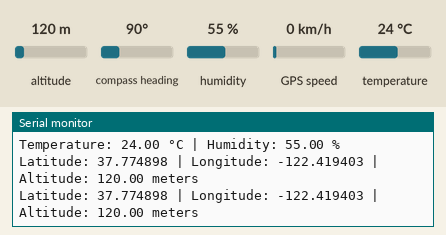
The sketch below on a simulated Arduino Uno, built with avr-gcc and run on an emulated ATmega328P. On the bench: the last lines printed to the serial monitor. Inputs (shaded band) come from the test bench; at power-on: altitude 120 m, humidity 55 %, temperature 24 °C, compass heading 90°, GPS speed 0 km/h. The GPS gets a fix after 3 s at 37.7749, -122.4194 with 8 satellites.

Above: at 5.8 s.
5.9 s: altitude set to 20 m
At 11.1 s:
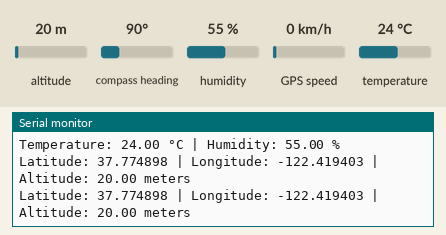
12.0 s: humidity set to 22 %
At 16.8 s:
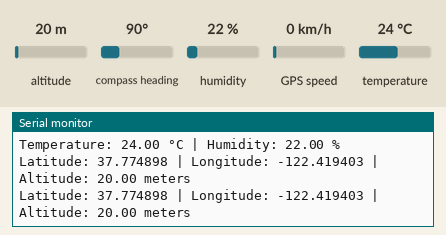
18.1 s: temperature set to 12 °C
At 21.2 s:
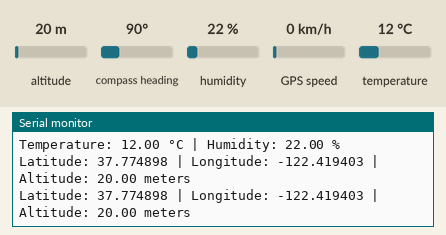
24.2 s: altitude set to 250 m
At 27.0 s:
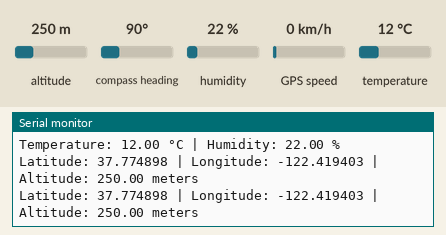
30.3 s: humidity set to 40 %
At 31.6 s:
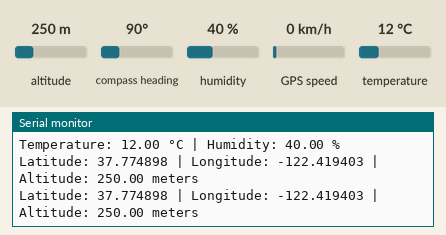
Timing chart, 0 to 33.3 s (numbered marks = the images above; inputs shaded):
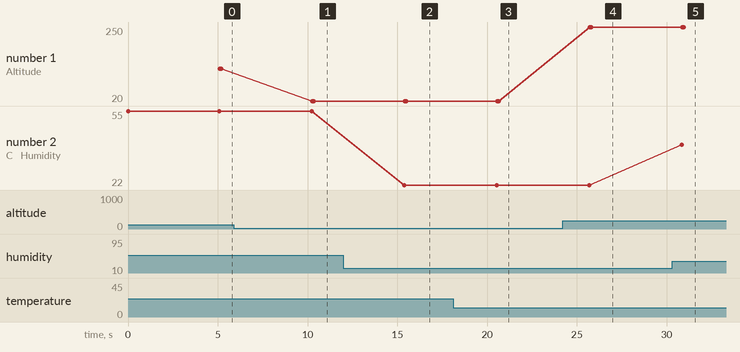

The sketch:

exemplo_gpt.ino
```cpp
#include <DHT.h>          // Biblioteca para o sensor DHT11
#include <TinyGPS++.h>    // Biblioteca para o módulo GPS
#include <SoftwareSerial.h>

#define DHTPIN 8         // Pino ao qual o sensor DHT11 está conectado
#define DHTTYPE DHT11    // Tipo do sensor DHT

#define RXPin 2          // Pino RX do módulo GPS
#define TXPin 3          // Pino TX do módulo GPS

DHT dht(DHTPIN, DHTTYPE);   // Inicialização do objeto DHT
TinyGPSPlus gps;            // Inicialização do objeto TinyGPS++
SoftwareSerial gpsSerial(RXPin, TXPin);  // Inicialização da comunicação serial para o módulo GPS

void setup() {
  Serial.begin(9600);       // Inicialização da comunicação serial com o computador
  gpsSerial.begin(9600);     // Inicialização da comunicação serial com o módulo GPS
  dht.begin();               // Inicialização do sensor DHT11
}

void loop() {
  // Leitura dos dados do sensor DHT11
  float temperature = dht.readTemperature();   // Leitura da temperatura
  float humidity = dht.readHumidity();         // Leitura da umidade

  // Verifica se a leitura do DHT11 foi bem-sucedida
  if (!isnan(temperature) && !isnan(humidity)) {
    // Exibe os dados do sensor DHT11
    Serial.print("Temperature: ");
    Serial.print(temperature);
    Serial.print(" °C | Humidity: ");
    Serial.print(humidity);
    Serial.println(" %");

    // Leitura e exibição dos dados do módulo GPS
    while (gpsSerial.available() > 0) {
      if (gps.encode(gpsSerial.read())) {
        showGPSData();
      }
    }
  } else {
    Serial.println("Failed to read from DHT sensor!");
  }

  delay(5000);  // Aguarda 5 segundos antes da próxima leitura
}

void showGPSData() {
  if (gps.location.isValid()) {
    Serial.print("Latitude: ");
    Serial.print(gps.location.lat(), 6);
    Serial.print(" | Longitude: ");
    Serial.print(gps.location.lng(), 6);
    Serial.print(" | Altitude: ");
    Serial.print(gps.altitude.meters());
    Serial.println(" meters");
  } else {
    Serial.println("GPS data is not valid");
  }
}
```

Measured:
- after the input at 5.9 s, the serial monitor: prints a new line after 4.4 s (image 1)
- after the input at 12.0 s, the serial monitor: prints a new line after 3.4 s (image 2)
- after the input at 18.1 s, the serial monitor: prints a new line after 2.4 s (image 3)
- after the input at 24.2 s, the serial monitor: prints a new line after 1.5 s (image 4)
- after the input at 30.3 s, the serial monitor: prints a new line after 0.52 s (image 5)
- plotted number 1: 120 → 20 after the input at 5.9 s, 20 → 250 after the input at 24.2 s
- plotted number 2: 55 → 22 after the input at 12.0 s, 22 → 40 after the input at 30.3 s
